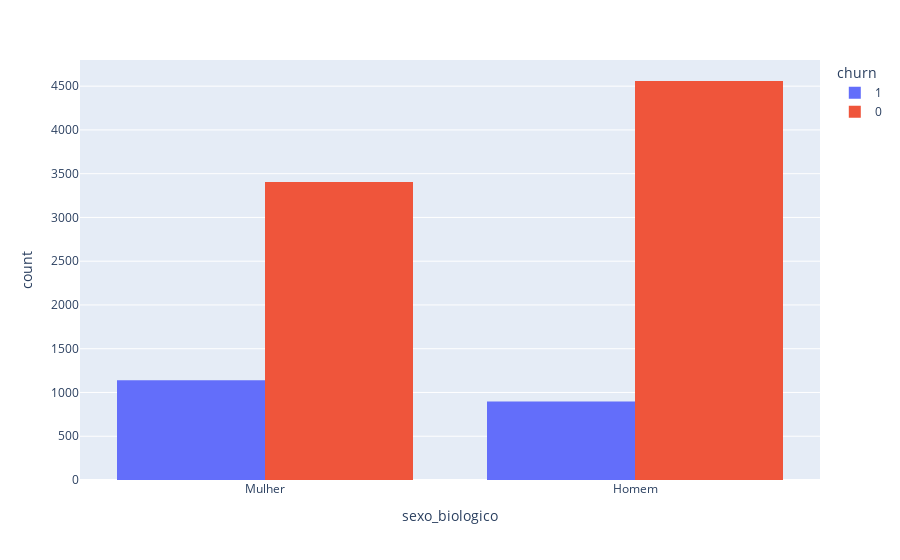

The notebook cell saved with this chart:
### Markdown cell above
### Desafio 2

Após a leitura dos dados, é importante conhecer os dados, checando inconsistências e entendendo o comportamento de cada uma das colunas. Nesta tarefa, faça uma análise exploratória utilizando gráficos para as **variáveis categóricas** da base de dados, incluindo a **variável alvo** churn. Para essas variáveis, pode ser utilizado gráficos de barras para fazer a contagem das categorias e fazer um agrupamento por cores de acordo com as categorias da variável alvo.

### Code cell
import plotly.express as px

px.histogram(base, x='sexo_biologico', color='churn', barmode='group')

### Figure 1 — Plotly figure (JSON) as saved in the notebook; plotly's stock layout.template omitted (floating-point values rounded to 4 significant figures; data arrays with more than 128 entries replaced by an {"elided": "..."} marker saying what was removed)
{"data": [{"alignmentgroup": "True", "bingroup": "x", "hovertemplate": "churn=1<br>sexo_biologico=%{x}<br>count=%{y}<extra></extra>", "legendgroup": "1", "marker": {"color": "#636efa", "pattern": {"shape": ""}}, "name": "1", "offsetgroup": "1", "orientation": "v", "showlegend": true, "type": "histogram", "x": {"elided": "2037 str values"}, "xaxis": "x", "yaxis": "y"}, {"alignmentgroup": "True", "bingroup": "x", "hovertemplate": "churn=0<br>sexo_biologico=%{x}<br>count=%{y}<extra></extra>", "legendgroup": "0", "marker": {"color": "#EF553B", "pattern": {"shape": ""}}, "name": "0", "offsetgroup": "0", "orientation": "v", "showlegend": true, "type": "histogram", "x": {"elided": "7963 str values"}, "xaxis": "x", "yaxis": "y"}], "layout": {"barmode": "group", "legend": {"title": {"text": "churn"}, "tracegroupgap": 0}, "margin": {"t": 60}, "xaxis": {"anchor": "y", "domain": [0, 1], "title": {"text": "sexo_biologico"}}, "yaxis": {"anchor": "x", "domain": [0, 1], "title": {"text": "count"}}}}
